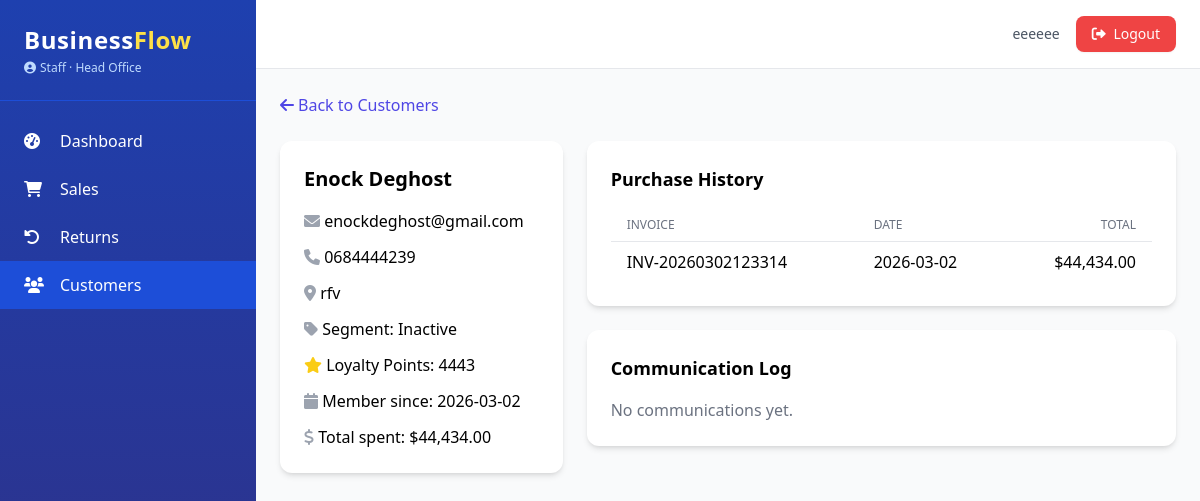
/crm/customers/1 (signed in), run on the app's committed database.
### app.py (models this page shows, shortened)
class AuditMixin:
    @declared_attr
    def created_at(cls):
        return db.Column(db.DateTime, default=datetime.utcnow)

class SoftDeleteMixin:
    @classmethod
    def query_active(cls):
        return cls.query.filter(cls.deleted_at.is_(None))

class User(UserMixin, db.Model, AuditMixin, SoftDeleteMixin):
    __tablename__ = 'users'
    id = db.Column(db.Integer, primary_key=True)
    username = db.Column(db.String(80), unique=True, nullable=False)
    email = db.Column(db.String(120), unique=True, nullable=False)
    password_hash = db.Column(db.String(200), nullable=False)
    role = db.Column(db.String(20), nullable=False, default='Staff')
    branch_id = db.Column(db.Integer, db.ForeignKey('branches.id'), nullable=True)
    active = db.Column(db.Boolean, default=True)
    locale = db.Column(db.String(5), default='en')
    phone = db.Column(db.String(20))
    avatar = db.Column(db.String(200))
    last_login = db.Column(db.DateTime)
    branch = db.relationship('Branch', backref='users')
    permissions = db.Column(db.JSON, default=list)
    salary = db.Column(db.Float, nullable=True)
    pay_cycle = db.Column(db.String(20), default='monthly')
    bank_account = db.Column(db.String(50))
    tax_id = db.Column(db.String(50))
    @property
    def is_admin(self):
        return self.role == 'Admin'
    def has_permission(self, perm):
        if self.is_admin:
            return True
        return perm in (self.permissions or [])

class Branch(db.Model):
    __tablename__ = 'branches'
    id = db.Column(db.Integer, primary_key=True)
    name = db.Column(db.String(100), nullable=False)
    location = db.Column(db.String(200))
    phone = db.Column(db.String(20))
    email = db.Column(db.String(120))
    is_active = db.Column(db.Boolean, default=True)
    currency = db.Column(db.String(3), default='USD')
    created_at = db.Column(db.DateTime, default=datetime.utcnow)

class Customer(db.Model, AuditMixin, SoftDeleteMixin):
    __tablename__ = 'customers'
    id = db.Column(db.Integer, primary_key=True)
    name = db.Column(db.String(100), nullable=False)
    email = db.Column(db.String(120))
    phone = db.Column(db.String(20))
    address = db.Column(db.Text)
    loyalty_points = db.Column(db.Integer, default=0)
    segment = db.Column(db.String(50), default='Regular')
    birth_date = db.Column(db.Date)
    tax_id = db.Column(db.String(50))
    branch_id = db.Column(db.Integer, db.ForeignKey('branches.id'), nullable=True)
    branch = db.relationship('Branch')
    communications = db.relationship('CommunicationLog', backref='customer', lazy='dynamic')

class Sale(db.Model, AuditMixin):
    __tablename__ = 'sales'
    id = db.Column(db.Integer, primary_key=True)
    invoice_no = db.Column(db.String(50), unique=True, nullable=False)
    customer_id = db.Column(db.Integer, db.ForeignKey('customers.id'), nullable=True)
    user_id = db.Column(db.Integer, db.ForeignKey('users.id'), nullable=False)
    branch_id = db.Column(db.Integer, db.ForeignKey('branches.id'), nullable=True)
    total_amount = db.Column(db.Float, nullable=False)
    tax = db.Column(db.Float, default=0)
    discount = db.Column(db.Float, default=0)
    payment_method = db.Column(db.String(50))
    status = db.Column(db.String(20), default='completed')
    notes = db.Column(db.Text)
    customer = db.relationship('Customer')
    user = db.relationship('User', foreign_keys=[user_id])
    branch = db.relationship('Branch')
    items = db.relationship('SaleItem', backref='sale', cascade='all, delete-orphan')
    returns = db.relationship('Return', backref='sale', lazy='dynamic')

### app.py (the view)
@crm_bp.route('/customers/<int:customer_id>')
@login_required
@permission_required('view_customers')
def customer_detail_view(customer_id):  # renamed to avoid conflict
    customer = Customer.query_active().filter_by(id=customer_id).first_or_404()
    sales = Sale.query.filter_by(customer_id=customer_id).order_by(Sale.created_at.desc()).all()
    communications = customer.communications.order_by(CommunicationLog.date.desc()).all()
    total_spent = db.session.query(func.sum(Sale.total_amount)).filter_by(customer_id=customer_id).scalar() or 0
    return render_template('crm/detail.html', customer=customer, sales=sales, comms=communications, total_spent=total_spent)

### app.py (called while the page is built)
@login_manager.user_loader
def load_user(user_id):
    return User.query_active().filter_by(id=int(user_id)).first()

def permission_required(permission):
    def decorator(f):
        @wraps(f)
        def decorated_function(*args, **kwargs):
            if not current_user.is_authenticated:
                abort(403)
            if not current_user.has_permission(permission):
                abort(403)
            return f(*args, **kwargs)
        return decorated_function
    return decorator

@app.context_processor
def inject_now():
    return {'now': datetime.utcnow(), 'current_year': datetime.utcnow().year}

@app.template_filter('currency')
def currency_format(value):
    if value is None:
        return "$0.00"
    return f"${value:,.2f}"

### templates/crm/detail.html (shortened to what this page needs)
{% extends "base.html" %}
{% block content %}
<div class="mb-6">
    <a href="{{ url_for('crm.customer_list') }}" class="text-indigo-600 hover:text-indigo-900">
        <i class="fas fa-arrow-left mr-1"></i>Back to Customers
    </a>
</div>
<div class="grid grid-cols-1 lg:grid-cols-3 gap-6">
    <div class="lg:col-span-1">
        <div class="bg-white rounded-xl shadow-md p-6">
            <h2 class="text-xl font-bold mb-4">{{ customer.name }}</h2>
            <div class="space-y-3">
                <p><i class="fas fa-envelope text-gray-400 w-5 inline"></i> {{ customer.email or 'N/A' }}</p>
                <p><i class="fas fa-phone text-gray-400 w-5 inline"></i> {{ customer.phone or 'N/A' }}</p>
                <p><i class="fas fa-map-marker-alt text-gray-400 w-5 inline"></i> {{ customer.address or 'N/A' }}</p>
                <p><i class="fas fa-tag text-gray-400 w-5 inline"></i> Segment: {{ customer.segment }}</p>
                <p><i class="fas fa-star text-yellow-400 w-5 inline"></i> Loyalty Points: {{ customer.loyalty_points }}</p>
                <p><i class="fas fa-calendar text-gray-400 w-5 inline"></i> Member since: {{ customer.created_at.strftime('%Y-%m-%d') }}</p>
                <p><i class="fas fa-dollar-sign text-gray-400 w-5 inline"></i> Total spent: {{ total_spent|currency }}</p>
            </div>
        </div>
    </div>
    <div class="lg:col-span-2 space-y-6">
        <div class="bg-white rounded-xl shadow-md p-6">
            <h3 class="text-lg font-bold mb-4">Purchase History</h3>
            <div class="overflow-x-auto">
                <table class="min-w-full divide-y divide-gray-200">
                    <thead>
                        <tr>
                            <th class="px-4 py-2 text-left text-xs font-medium text-gray-500 uppercase">Invoice</th>
                            <th class="px-4 py-2 text-left text-xs font-medium text-gray-500 uppercase">Date</th>
                            <th class="px-4 py-2 text-right text-xs font-medium text-gray-500 uppercase">Total</th>
                        </tr>
                    </thead>
                    <tbody class="bg-white divide-y divide-gray-200">
                        {% for sale in sales %}
                        <tr class="hover:bg-gray-50">
                            <td class="px-4 py-2 whitespace-nowrap">{{ sale.invoice_no }}</td>
                            <td class="px-4 py-2 whitespace-nowrap">{{ sale.created_at.strftime('%Y-%m-%d') }}</td>
                            <td class="px-4 py-2 whitespace-nowrap text-right">{{ sale.total_amount|currency }}</td>
                        </tr>
                        {% else %}
                        <tr>
                            <td colspan="3" class="px-4 py-2 text-center text-gray-500">No purchase history.</td>
                        </tr>
                        {% endfor %}
                    </tbody>
                </table>
            </div>
        </div>
        <div class="bg-white rounded-xl shadow-md p-6">
            <h3 class="text-lg font-bold mb-4">Communication Log</h3>
            <div class="space-y-4">
                {% for comm in comms %}
                <div class="border-l-4 border-indigo-500 pl-4 py-2">
                    <div class="flex justify-between">
                        <span class="font-semibold">{{ comm.type|upper }}</span>
                        <span class="text-sm text-gray-500">{{ comm.date.strftime('%Y-%m-%d %H:%M') }}</span>
                    </div>
                    <p class="font-medium">{{ comm.subject }}</p>
                    <p class="text-gray-600">{{ comm.content }}</p>
                    <p class="text-xs text-gray-400">by {{ comm.user.username }}</p>
                </div>
                {% else %}
                <p class="text-gray-500">No communications yet.</p>
                {% endfor %}
            </div>
        </div>
    </div>
</div>
{% endblock %}

### templates/base.html (shortened to what this page needs)
<!DOCTYPE html>
<html lang="en">
<head>
    <script src="https://cdn.tailwindcss.com"></script>
    <link rel="stylesheet" href="https://cdnjs.cloudflare.com/ajax/libs/font-awesome/6.0.0-beta3/css/all.min.css">
</head>
<body class="bg-gray-50 font-sans antialiased">
    <div class="flex h-screen">
        <aside class="w-64 bg-gradient-to-b from-blue-800 to-indigo-900 text-white flex-shrink-0 hidden md:block overflow-y-auto shadow-xl">
            <div class="p-6 border-b border-blue-700">
                <h1 class="text-2xl font-bold tracking-wide">Business<span class="text-yellow-300">Flow</span></h1>
                <p class="text-xs text-blue-200 mt-1 flex items-center">
                    <i class="fas fa-user-circle mr-1"></i> {{ current_user.role }}
                    {% if current_user.branch %}
                        · {{ current_user.branch.name }}
                    {% endif %}
                </p>
            </div>
            <nav class="mt-4 pb-6">
                {% if current_user.has_permission('access_dashboard') or current_user.is_admin %}
                <a href="{{ url_for('dashboard.index') }}" class="flex items-center py-3 px-6 hover:bg-blue-700 transition {% if request.endpoint and request.endpoint == 'dashboard.index' %}bg-blue-700{% endif %}">
                    <i class="fas fa-tachometer-alt w-6"></i><span class="ml-3">Dashboard</span>
                </a>
                {% endif %}
                {% if current_user.has_permission('view_sales') %}
                <a href="{{ url_for('sales.list') }}" class="flex items-center py-3 px-6 hover:bg-blue-700 transition {% if request.endpoint and request.endpoint.startswith('sales.') %}bg-blue-700{% endif %}">
                    <i class="fas fa-shopping-cart w-6"></i><span class="ml-3">Sales</span>
                </a>
                {% endif %}
                {% if current_user.has_permission('view_sales') %}
                <a href="{{ url_for('returns.list') }}" class="flex items-center py-3 px-6 hover:bg-blue-700 transition {% if request.endpoint and request.endpoint.startswith('returns.') %}bg-blue-700{% endif %}">
                    <i class="fas fa-undo-alt w-6"></i><span class="ml-3">Returns</span>
                </a>
                {% endif %}
                {% if current_user.has_permission('view_customers') %}
                <a href="{{ url_for('crm.customer_list') }}" class="flex items-center py-3 px-6 hover:bg-blue-700 transition {% if request.endpoint and request.endpoint.startswith('crm.') %}bg-blue-700{% endif %}">
                    <i class="fas fa-users w-6"></i><span class="ml-3">Customers</span>
                </a>
                {% endif %}
            </nav>
        </aside>
        <div class="flex-1 flex flex-col overflow-hidden">
            <header class="bg-white shadow-sm border-b border-gray-200">
                <div class="flex justify-between items-center py-4 px-6">
                    <div class="flex items-center space-x-4 ml-auto">
                        <span class="text-sm text-gray-600">{{ current_user.username }}</span>
                        <a href="{{ url_for('auth.logout') }}" class="bg-red-500 hover:bg-red-600 text-white px-4 py-2 rounded-lg text-sm transition shadow-sm">
                            <i class="fas fa-sign-out-alt mr-1"></i> Logout
                        </a>
                    </div>
                </div>
            </header>
            <main class="flex-1 overflow-y-auto p-6 bg-gray-50">
                {% block content %}{% endblock %}
            </main>
        </div>
    </div>
</body>
</html>

### data on the page
User: role "Staff", username "eeeeee"
Branch: branch.name "Head Office"
Customer: name "Enock Deghost", email "enockdeghost@gmail.com", phone "0684444239", address "rfv", segment "Inactive", loyalty_points "4443", created_at "2026-03-02"
Sale: invoice_no "INV-20260302123314", created_at "2026-03-02", total_amount "$44,434.00"

### other printed values
{{ total_spent|currency }} "$44,434.00"
